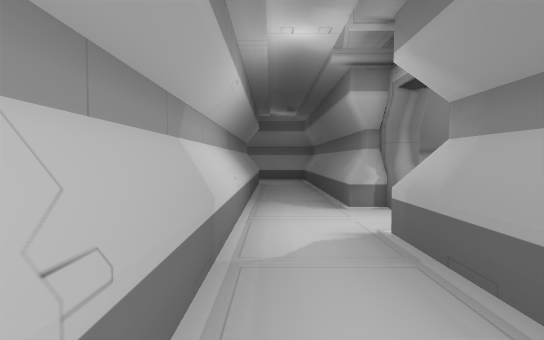
view 1 (above)

23 first-person views from a walk through a Unity game level. The camera is 1.4 m above the floor, tilts 2° down and sees 85° across. The floor is counted in squares, 2 m on a side. Each view is taken from the middle of a square. On the plan, view 1 faces up. The plan holds only what a view shows up to about 10 squares ahead; the rest is blank. The place goes on beyond the plan.

view 2
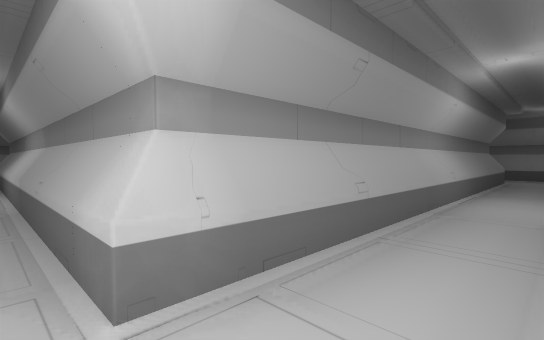

view 3
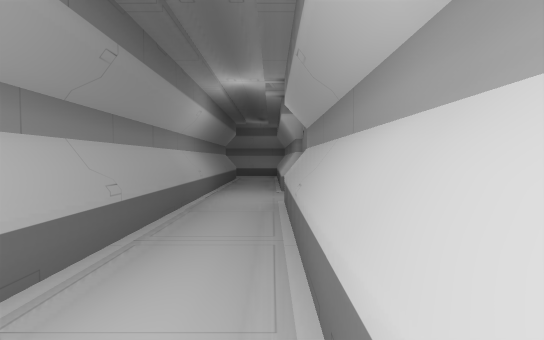

view 4
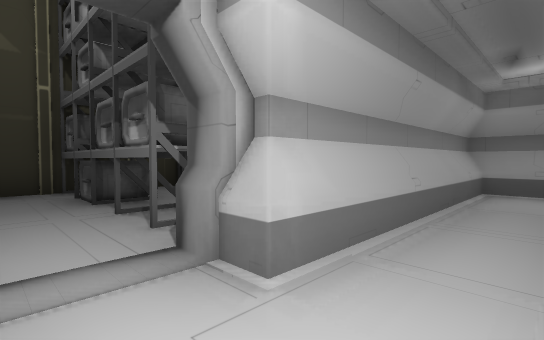

view 5
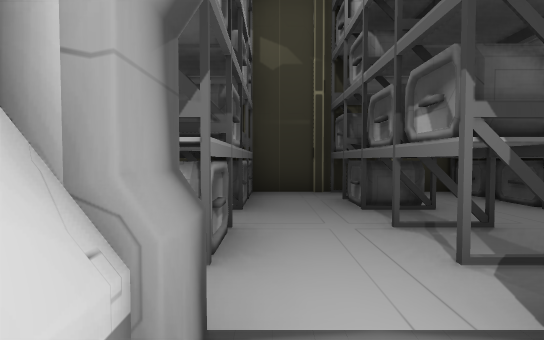

view 6
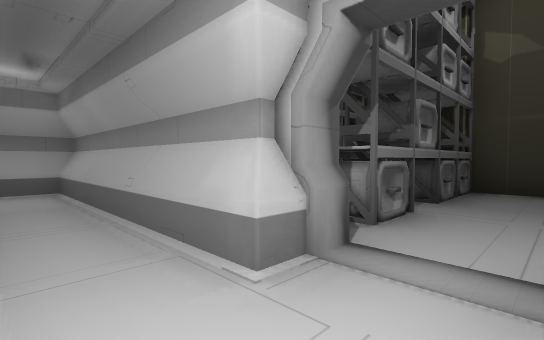

view 7
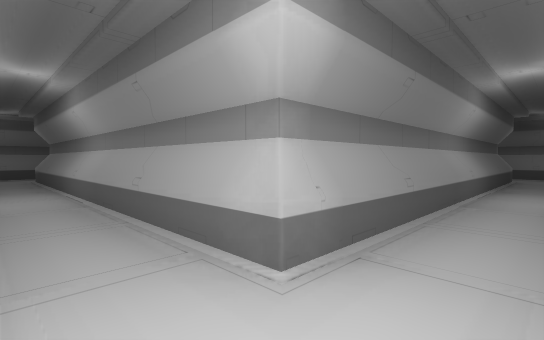

view 8
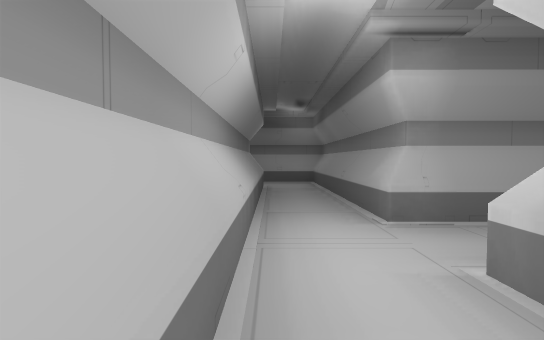

view 9
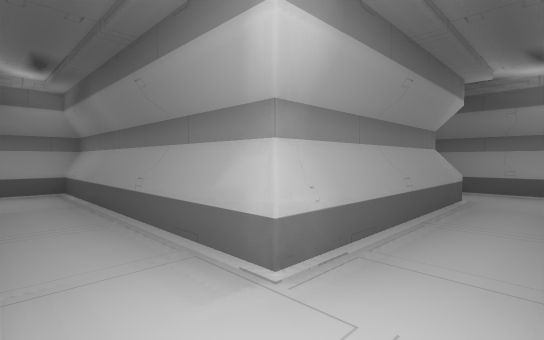

view 10
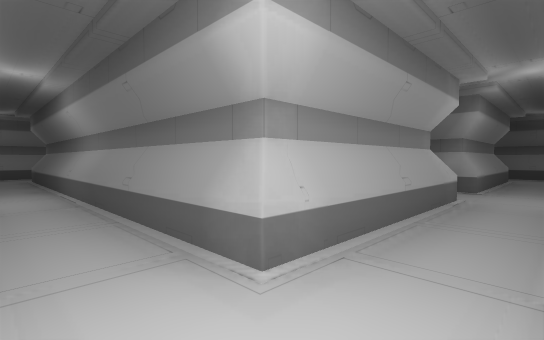

view 11
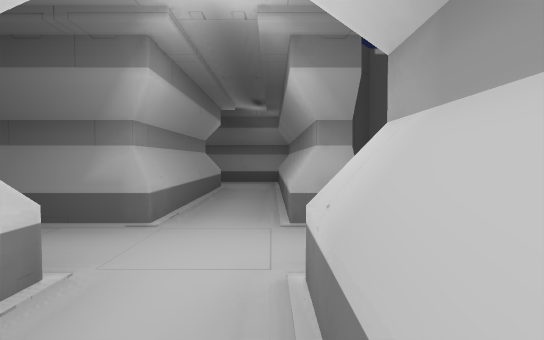

view 12
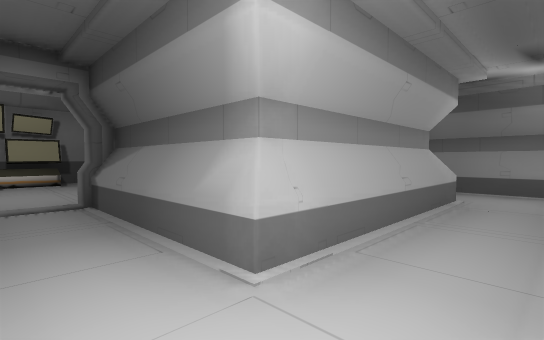

view 13
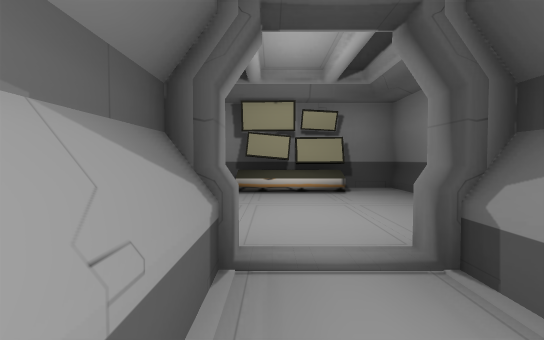

view 14
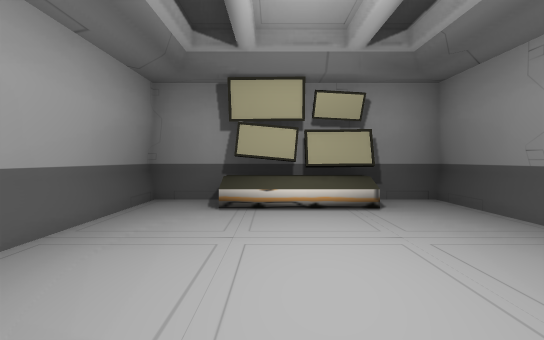

view 15
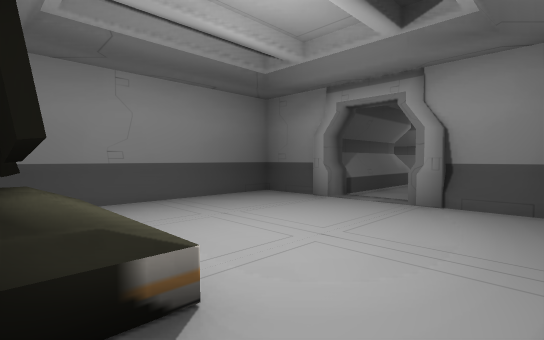

view 16
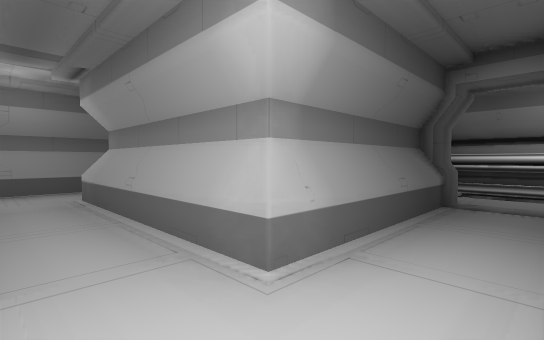

view 17
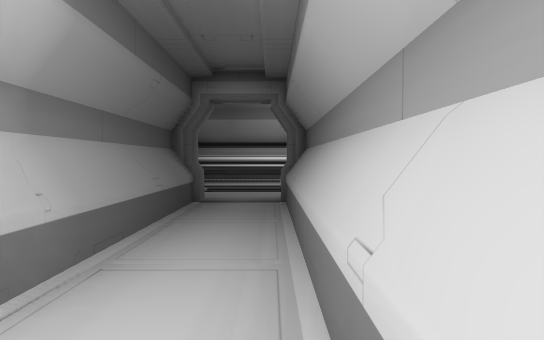

view 18
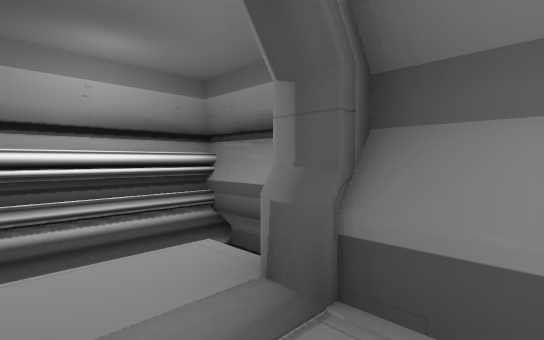

view 19
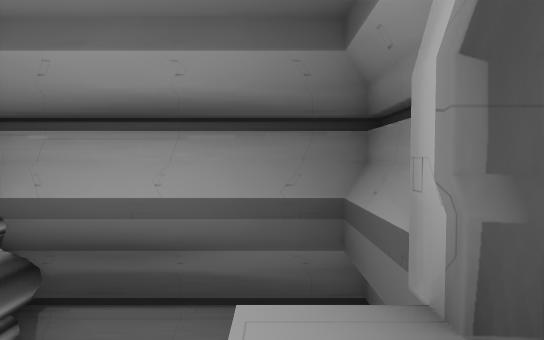

view 20
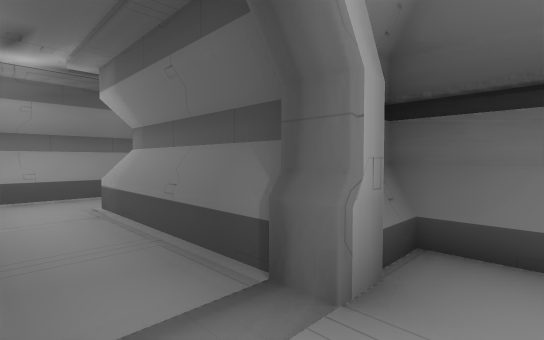

view 21
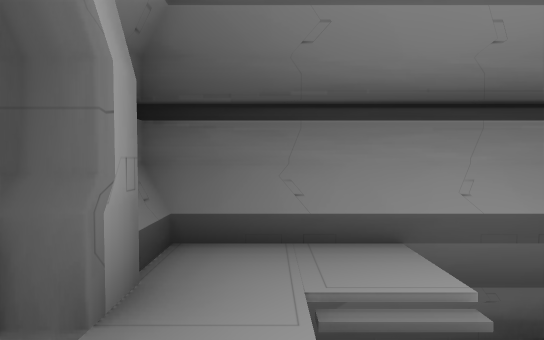

view 22
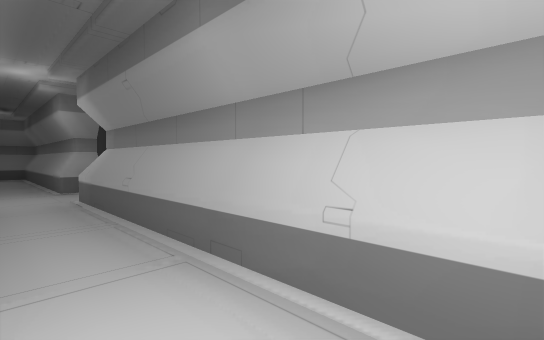

view 23
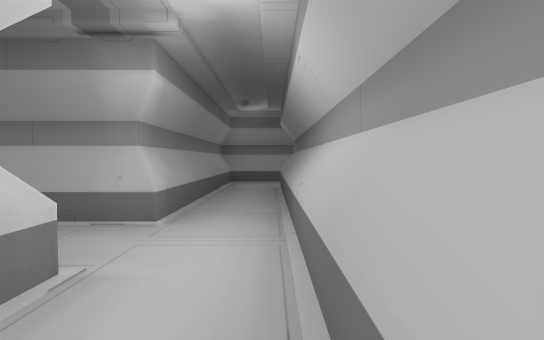

### Floor plan
Key: @ floor where view 1 was taken; # wall or solid block; x gap in a wall; . floor; v drop or lower ground; C crate.
Columns run from 21 left of view 1 to 3 right of it. Each row starts with its distance up from view 1.
 17                ###
 16             ##C..##
 15              ##..C #
 14               #..C #
 13               #..#
 12               #..#
 11         #######..######
 10         #.............#
  9         #.............#
  8         #..##########.#
  7         #..##..##.###.#
  6         #..##.....###.###
  5   #######..##.....###.##.
  4   #........##.....###...
  3   #........# .....###..
  2   #..####..####..####.##
  1   #..#  #..#  #..#  #.#
  0   #..#  #..#  #..#  #@#
 -1 ###..## #..####..#### #
 -2 #v ...# #.............#
 -3 #v  v.# #.............#
 -4 #v   v# ####### x######
 -5 #######

Where each view was taken, in squares from view 1:
view 1: 0 up, 0 right, facing up
view 2: 10 up, 0 right, facing down-left
view 3: 10 up, 0 right, facing left
view 4: 9 up, 6 left, facing up-right
view 5: 10 up, 6 left, facing up
view 6: 9 up, 5 left, facing up-left
view 7: 10 up, 12 left, facing down-right
view 8: 6 up, 11 left, facing down
view 9: 4 up, 11 left, facing down-left
view 10: 3 down, 12 left, facing up-right
view 11: 3 down, 8 left, facing right
view 12: 3 down, 6 left, facing up-right
view 13: 0 up, 6 left, facing up
view 14: 2 up, 6 left, facing up
view 15: 7 up, 8 left, facing down-right
view 16: 4 up, 18 left, facing down-right
view 17: 4 up, 18 left, facing down
view 18: 0 up, 17 left, facing down-left
view 19: 2 down, 17 left, facing left
view 20: 2 down, 18 left, facing up-right
view 21: 2 down, 18 left, facing right
view 22: 2 down, 12 left, facing down-right
view 23: 1 up, 11 left, facing up
